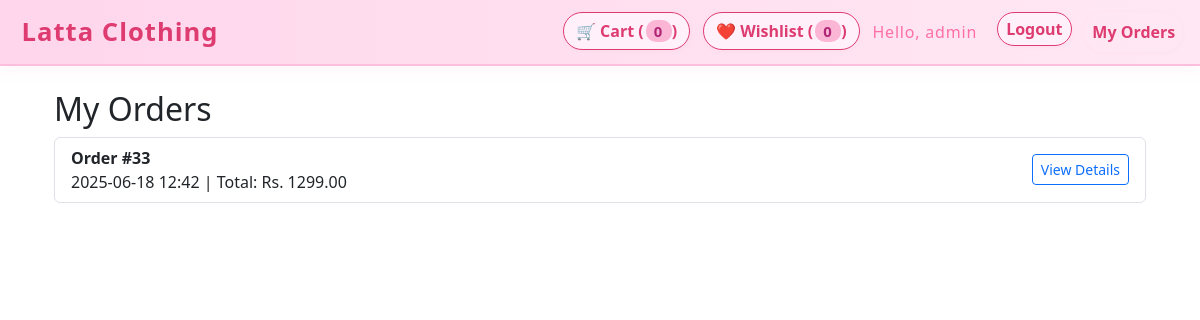
/my-orders/ (signed in), run on the app's committed database.
### store/models.py (models this page shows, shortened)
class Order(models.Model):
    PAYMENT_CHOICES = (
        ('cod', 'Cash on Delivery'),
        ('stripe', 'Stripe'),
    )
    ORDER_STATUS_CHOICES = [
        ('Pending', 'Pending'),
        ('Processing', 'Processing'),
        ('Shipped', 'Shipped'),
        ('Delivered', 'Delivered'),
        ('Cancelled', 'Cancelled'),
    ]
    user = models.ForeignKey(User, on_delete=models.CASCADE)
    created_at = models.DateTimeField(auto_now_add=True)
    total_price = models.DecimalField(max_digits=10, decimal_places=2)
    full_name = models.CharField(max_length=100)
    address = models.TextField()
    phone = models.CharField(max_length=20)
    status = models.CharField(
        max_length=20,
        choices=ORDER_STATUS_CHOICES,
        default='Pending'
    )
    payment_method = models.CharField(
        max_length=10,
        choices=PAYMENT_CHOICES,
        default='cod',
    )
    class Meta:
        ordering = ['-created_at']

### store/views.py (the view)
# urls.py: path('my-orders/', views.my_orders, name='my_orders'),
@login_required
def my_orders(request):
    orders = Order.objects.filter(user=request.user).order_by('-created_at')
    return render(request, 'store/my_orders.html', {'orders': orders})

### store/templates/store/my_orders.html (shortened to what this page needs)
{% extends 'store/base.html' %}
{% block content %}
<div class="container mt-4">
  <h2>My Orders</h2>
  {% if orders %}
    <ul class="list-group">
      {% for order in orders %}
      <li class="list-group-item d-flex justify-content-between align-items-center">
        <div>
          <strong>Order #{{ order.id }}</strong><br>
          {{ order.created_at|date:"Y-m-d H:i" }} | Total: Rs. {{ order.total_price }}
        </div>
        <a href="{% url 'order_detail' order.id %}" class="btn btn-outline-primary btn-sm">View Details</a>
      </li>
      {% endfor %}
    </ul>
  {% else %}
    <p>You have no orders yet.</p>
  {% endif %}
</div>
{% endblock %}

### store/templates/store/navbar.html (shortened to what this page needs)
<nav class="navbar navbar-expand-lg navbar-light navbar-custom">
  <div class="container-fluid">
    <a class="navbar-brand" href="{% url 'home' %}">Latta Clothing</a>
    <ul class="navbar-nav ms-auto">
      <li class="nav-item me-2">
        <a href="{% url 'view_cart' %}" class="btn btn-outline-dark">
          🛒 Cart (<span id="cart-count">{{ request.session.cart|length|default:0 }}</span>)
        </a>
      </li>
      <li class="nav-item me-2">
        <a href="{% url 'wishlist' %}" class="btn btn-outline-dark">
          ❤️ Wishlist (<span id="wishlist-count">{{ request.user.wishlistitem_set.count|length|default:0  }}</span>)
        </a>
      </li>
      {% if user.is_authenticated %}
      <li class="nav-item me-2 d-flex align-items-center">
        <span class="navbar-text">Hello, {{ user.username }}</span>
      </li>
      <li class="nav-item me-2">
        <form action="{% url 'logout' %}" method="post" style="display: inline">
          <button type="submit" class="btn btn-outline-dark btn-sm">
            Logout
          </button>
        </form>
      </li>
      {% endif %}
      {% if user.is_authenticated %}
      <li class="nav-item">
        <a class="nav-link" href="{% url 'my_orders' %}">My Orders</a>
      </li>
      {% endif %}
    </ul>
  </div>
</nav>

### store/templates/store/navbar.html (style rules this page uses)
.navbar-custom { background: linear-gradient(90deg, #ffd6ec 0%, #ffe8f3 100%); box-shadow: 0 2px 16px rgba(248, 151, 187, 0.12); border-bottom: 2px solid #fbbedb; }
.navbar-brand { color: #de3c71 !important; font-weight: 700; font-size: 1.6rem; letter-spacing: 1px; padding-left: 0.6rem; transition: color 0.2s; }
.navbar-nav .nav-item .btn, .navbar-nav .nav-item .nav-link { border-radius: 20px; margin-right: 0.3rem; font-weight: 600; font-size: 1rem; transition: background 0.2s, color 0.2s, box-shadow 0.2s; box-shadow: 0 1px 4px rgba(248, 151, 187, 0.08); }
.btn-outline-dark { border-color: #de3c71 !important; color: #de3c71 !important; background: #fff0fa !important; }
.nav-link { color: #de3c71 !important; }
.navbar-text { color: #ff6fa6 !important; font-weight: 500; margin-right: 0.75rem; letter-spacing: 0.05rem; }
#cart-count, #wishlist-count { background: #fbb6d6; color: #ae2675; border-radius: 10px; padding: 1px 8px; font-size: 0.93em; margin-left: 2px; font-weight: 700; letter-spacing: 0.1em; }

### data on the page
Order: id "33", created_at "2025-06-18 12:42", total_price "1299.00"

### other printed values
{{ request.session.cart|length|default:0 }} "0"
{{ request.user.wishlistitem_set.count|length|default:0 }} "0"
{{ user.username }} "admin"
